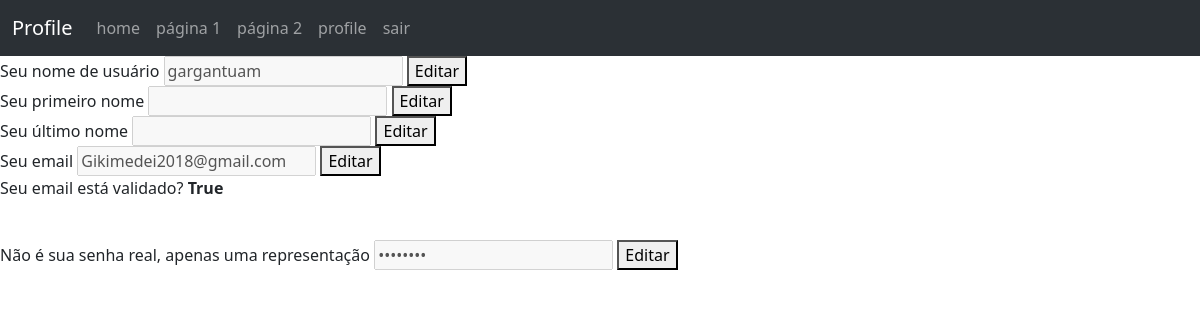
Page /profile/ (signed in) on the committed database.
### authsys/models.py (models this page shows)
class CustomUser(AbstractUser):
    email_validated = models.BooleanField(
        "Campo que define se o email de um usuário foi validado",
        "email_validated",
        blank=True,
        default=False,
    )

### authsys/views.py (the view, shortened to what this page needs)
# urls.py: path('', views.Profile.as_view(), name="profile"),
class Profile(LoginRequiredMixin, TemplateView):
    template_name = "profile.html"

### authsys/templates/profile.html (shortened to what this page needs)
{% extends 'home.html' %}
{% block NavBarBrand %}
    Profile
{% endblock %}
{% block content %}
    <div>
        <form action="#" method="post">
            <label for="username">Seu nome de usuário</label>
            <input id="username" type="text" value="{{ user.username }}" name="username" required disabled>
            <button type="button" onclick="liberar_edicao('username')">Editar</button>
            <br>
            <label for="first_name">Seu primeiro nome</label>
            <input id="first_name" type="text" value="{{ user.first_name }}" name="first_name" disabled>
            <button type="button" onclick="liberar_edicao('first_name')">Editar</button>
            <br>
            <label for="last_name">Seu último nome</label>
            <input id="last_name" type="text" value="{{ user.last_name }}" name="last_name" disabled>
            <button type="button" onclick="liberar_edicao('last_name')">Editar</button>
            <br>
            <label for="email">Seu email</label>
            <input id="email" type="email" value="{{ user.email }}" name="email" required disabled>
            <button type="button" onclick="liberar_edicao('email')">Editar</button>
            <br>
            <p>Seu email está validado? <b class="text-body-success">{{ user.email_validated }}</b></p>
            <br>
            <label for="pass">Não é sua senha real, apenas uma representação</label>
            <input id="pass" type="password" value="12345678" name="password" required disabled>
            <button type="button" onclick="liberar_edicao('pass')">Editar</button>
            <br>
        </form>
    </div>
{% endblock %}

### rows in the picture
CustomUser: username "gargantuam", email "Gikimedei2018@gmail.com", email_validated "True"
